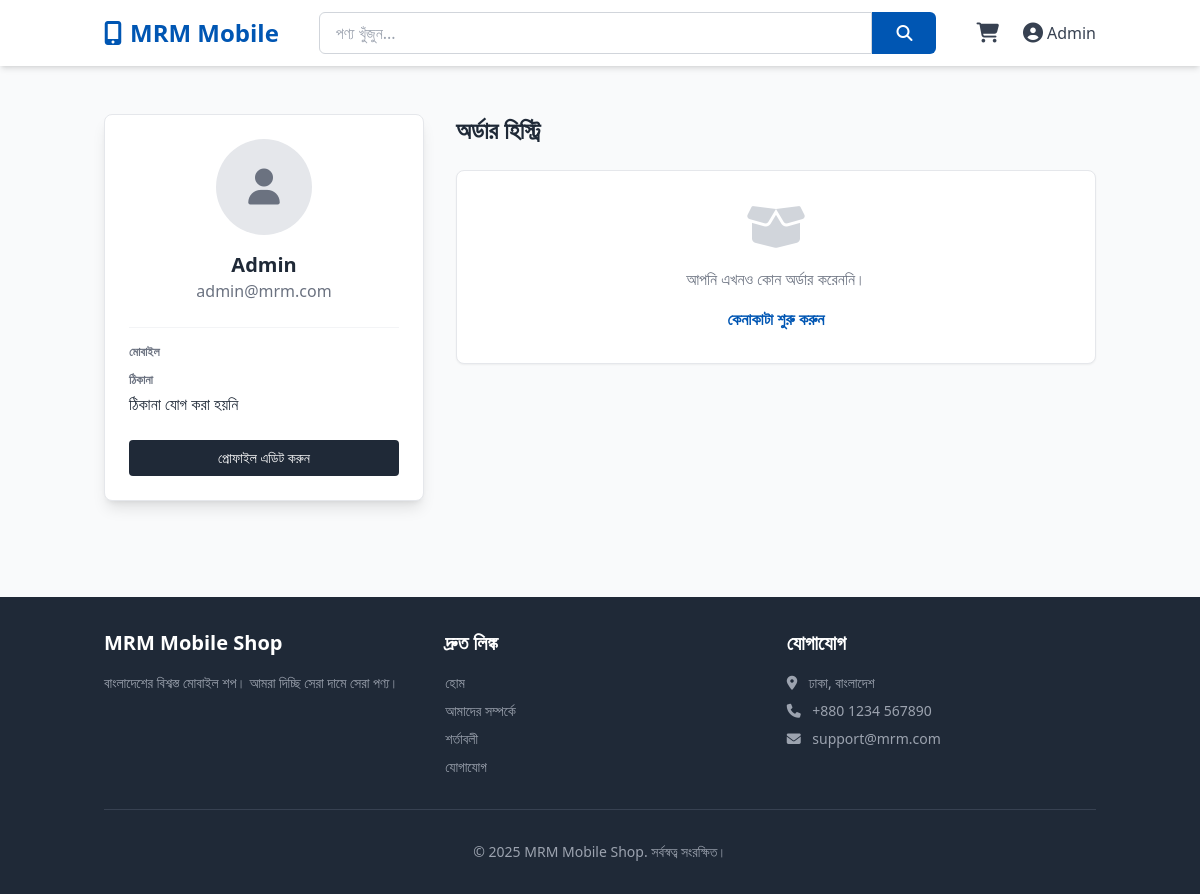
The app's page /profile.php (signed in) with its own data.
### tables this page shows
CREATE TABLE IF NOT EXISTS users (
    id INT AUTO_INCREMENT PRIMARY KEY,
    name VARCHAR(100) NOT NULL,
    email VARCHAR(100) NOT NULL UNIQUE,
    password VARCHAR(255) NOT NULL,
    mobile VARCHAR(20),
    address TEXT,
    role ENUM('user', 'admin') DEFAULT 'user',
    created_at TIMESTAMP DEFAULT CURRENT_TIMESTAMP
);

### profile.php (the view, shortened to what this page needs)
<?php
require_once 'config.php';
require_once 'header.php';
$user_id = $_SESSION['user_id'];
$user = $conn->query("SELECT * FROM users WHERE id = $user_id")->fetch_assoc();
$orders = $conn->query("SELECT * FROM orders WHERE user_id = $user_id ORDER BY created_at DESC");
?>
<div class="container mx-auto px-4 py-12">
    <div class="flex flex-col md:flex-row gap-8">
        <div class="md:w-1/3">
            <div class="bg-white rounded-lg shadow-lg p-6 border border-gray-200">
                <div class="flex flex-col items-center mb-6">
                    <div class="w-24 h-24 bg-gray-200 rounded-full flex items-center justify-center mb-4 text-gray-500">
                        <i class="fas fa-user text-4xl"></i>
                    </div>
                    <h2 class="text-xl font-bold text-gray-800"><?php echo htmlspecialchars($user['name']); ?></h2>
                    <p class="text-gray-500"><?php echo htmlspecialchars($user['email']); ?></p>
                </div>
                <div class="border-t border-gray-100 pt-4">
                    <div class="mb-3">
                        <label class="block text-gray-500 text-xs uppercase font-bold mb-1">মোবাইল</label>
                    </div>
                    <div class="mb-3">
                        <label class="block text-gray-500 text-xs uppercase font-bold mb-1">ঠিকানা</label>
                        <div class="text-gray-800">
                            <?php echo nl2br(htmlspecialchars($user['address'] ?? 'ঠিকানা যোগ করা হয়নি')); ?></div>
                    </div>
                </div>
                <div class="mt-6">
                    <button class="w-full bg-gray-800 text-white py-2 rounded hover:bg-gray-700 transition text-sm">
                        প্রোফাইল এডিট করুন
                    </button>
                </div>
            </div>
        </div>
        <div class="md:w-2/3">
            <h2 class="text-2xl font-bold mb-6 text-gray-800">অর্ডার হিস্ট্রি</h2>
            <?php if ($orders->num_rows > 0): ?>
                <div class="space-y-4">
                    <?php while ($order = $orders->fetch_assoc()): ?>
                        <div class="bg-white rounded-lg shadow-sm border border-gray-200 p-6 hover:shadow-md transition">
                            <div class="flex justify-between items-start mb-4">
                                <div>
                                    <div class="font-bold text-lg text-gray-800">অর্ডার #<?php echo $order['id']; ?></div>
                                    <div class="text-sm text-gray-500">
                                        <?php echo date('d M, Y h:i A', strtotime($order['created_at'])); ?></div>
                                </div>
                                <span class="px-3 py-1 rounded-full text-xs font-bold
                                <?php
                                if ($order['status'] == 'completed')
                                    echo 'bg-green-100 text-green-800';
                                elseif ($order['status'] == 'pending')
                                    echo 'bg-yellow-100 text-yellow-800';
                                elseif ($order['status'] == 'processing')
                                    echo 'bg-blue-100 text-blue-800';
                                else
                                    echo 'bg-red-100 text-red-800';
                                ?>">
                                    <?php echo ucfirst($order['status']); ?>
                                </span>
                            </div>
                            <div class="flex justify-between items-center border-t border-gray-100 pt-4">
                                <div class="text-gray-600">
                                    পেমেন্ট মেথড: <span
                                        class="font-medium"><?php echo strtoupper($order['payment_method']); ?></span>
                                </div>
                                <div class="text-xl font-bold text-primary">
                                    <?php echo formatPrice($order['total_price']); ?>
                                </div>
                            </div>
                        </div>
                    <?php endwhile; ?>
                </div>
            <?php else: ?>
                <div class="bg-white rounded-lg shadow-sm border border-gray-200 p-8 text-center">
                    <div class="text-gray-300 mb-4">
                        <i class="fas fa-box-open text-5xl"></i>
                    </div>
                    <p class="text-gray-500">আপনি এখনও কোন অর্ডার করেননি।</p>
                    <a href="index.php" class="inline-block mt-4 text-primary font-bold hover:underline">কেনাকাটা শুরু
                        করুন</a>
                </div>
            <?php endif; ?>
        </div>
    </div>
</div>
<?php require_once 'footer.php'; ?>

### style.css (style rules this page uses)
body { font-family: 'Inter', sans-serif; }
html { scroll-behavior: smooth; }

### records on screen
users: name "Admin", email "admin@mrm.com", address "ঠিকানা যোগ করা হয়নি"

### other values on screen
$_SESSION['user_name'] "Admin"
